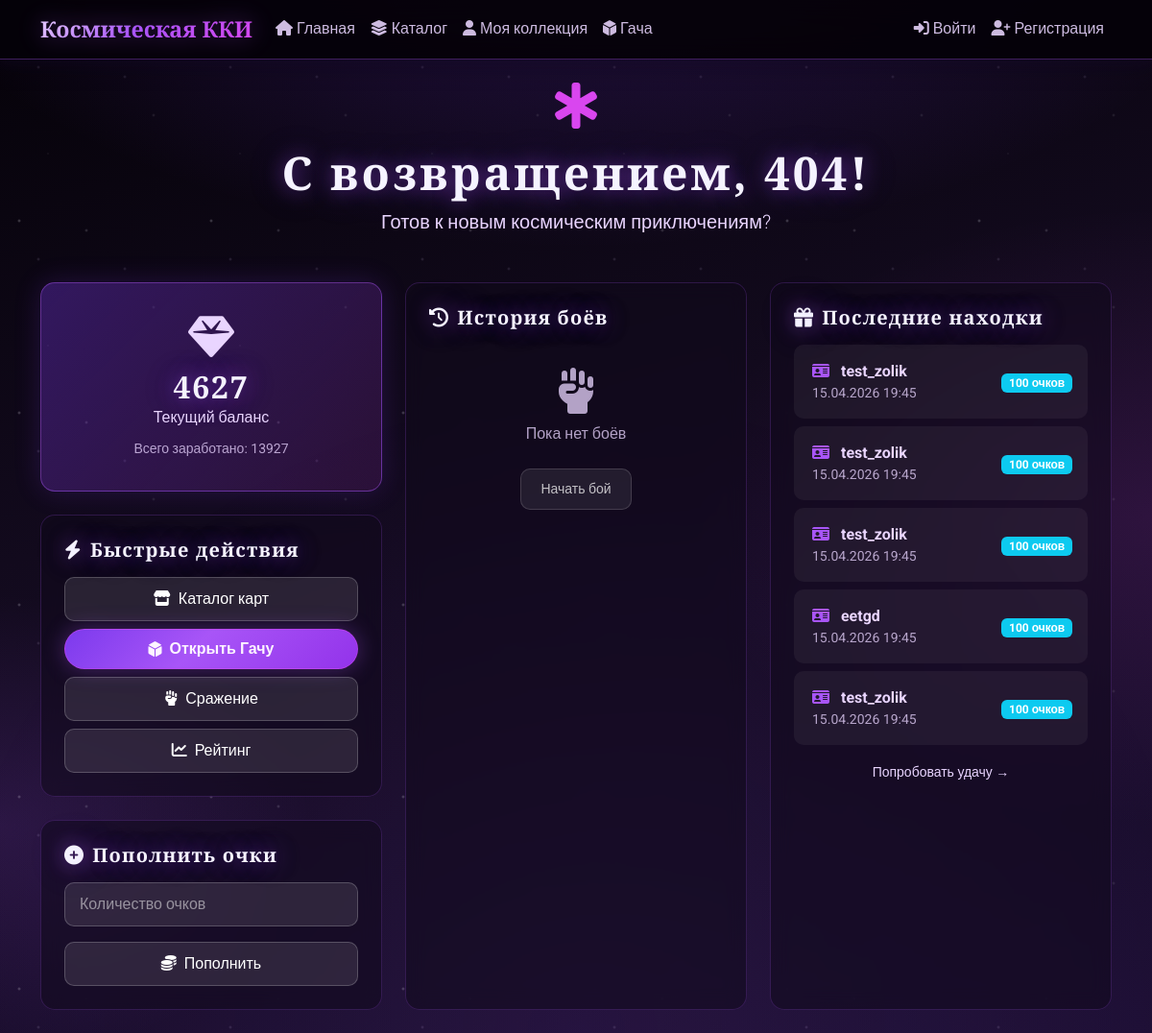
Before: /dashboard/ (signed in) with the older database file.
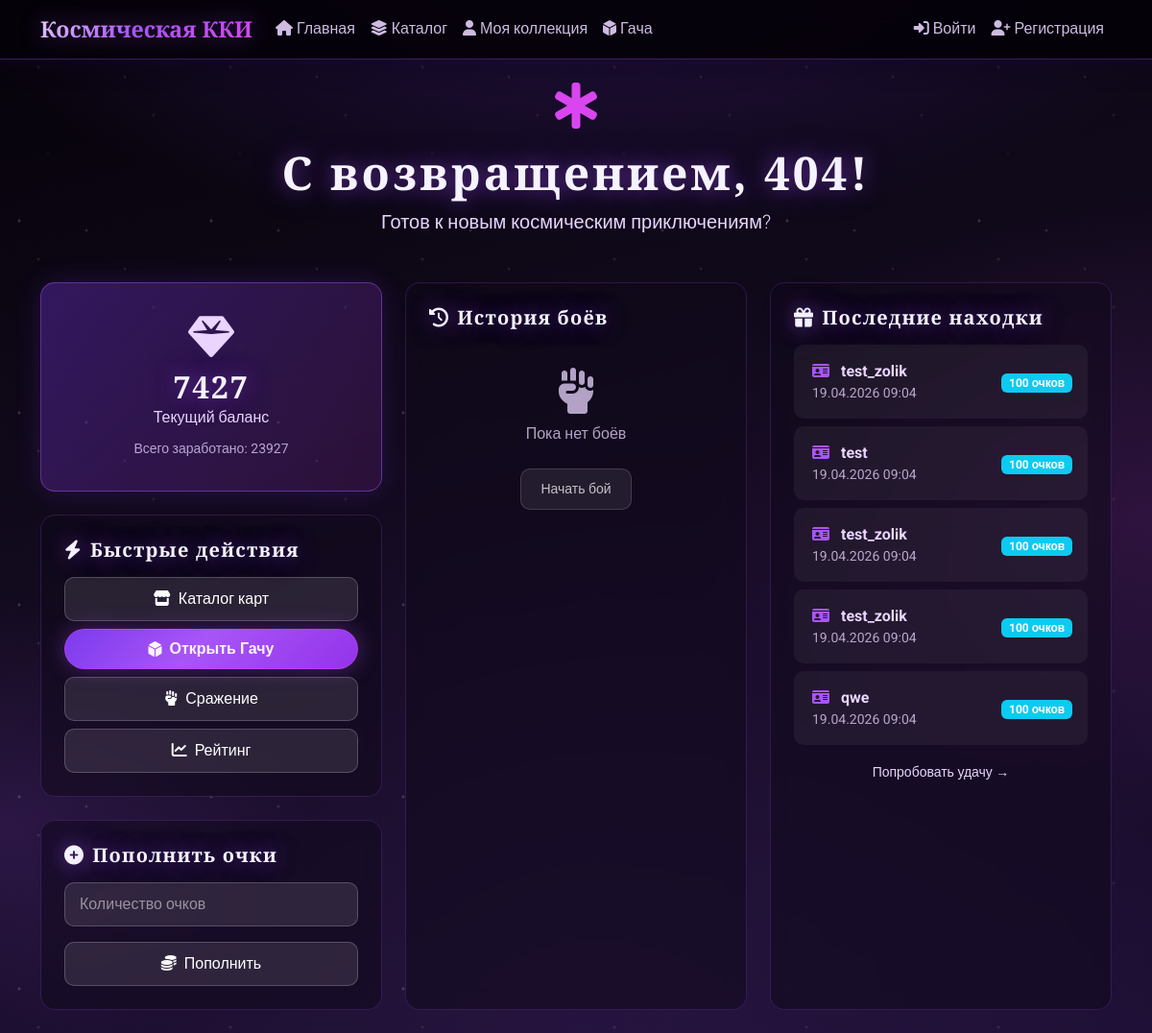
After: the same page with the newer database file.
### module_project/models.py (models this page shows, shortened)
class Users_System(models.Model):
    nikname = models.CharField(
        max_length=100,
        verbose_name="Никнейм",
        unique=True
    )
    name = models.CharField(
        max_length=100,
        verbose_name="Имя пользователя"
    )
    last_name = models.CharField(
        max_length=150,
        verbose_name="Фамилия пользователя"
    )
    password = models.CharField(
        max_length=100,
        verbose_name="Пароль"
    )
    created_at = models.DateTimeField(
        auto_now_add=True,
        verbose_name="Дата регистрации"
    )
    email = models.CharField(
        max_length=200,
        verbose_name="Почта пользователя"
    )
    total_points = models.IntegerField(
        default=0,
        verbose_name="Всего очков",
        validators=[MinValueValidator(0)]
    )
    current_points = models.IntegerField(
        default=0,
        verbose_name="Текущие очки",
        validators=[MinValueValidator(0)]
    )
    class Meta:
        verbose_name = "Пользователь"
        verbose_name_plural = "Пользователи"

class Gacha_History(models.Model):
    user = models.ForeignKey(
        Users_System,
        on_delete=models.CASCADE,
        related_name='gacha_history',
        verbose_name="Пользователь"
    )
    card = models.ForeignKey(
        Cards,
        on_delete=models.CASCADE,
        related_name='gacha_history',
        verbose_name="Полученная карточка"
    )
    points_spent = models.IntegerField(
        verbose_name="Потрачено очков",
        validators=[MinValueValidator(0)]
    )
    obtained_at = models.DateTimeField(
        auto_now_add=True,
        verbose_name="Дата получения"
    )
    class Meta:
        verbose_name = "История гачи"
        verbose_name_plural = "История гачи"
        ordering = ['-obtained_at']

class Cards(models.Model):
    title = models.CharField(
        max_length=100,
        verbose_name="Название карточки"
    )
    cover_image = models.ImageField(
        upload_to='covers_card/',
        verbose_name="Обложка карточки",
        blank=True,
        null=True
    )
    description = models.TextField(
        verbose_name="Описание",
        blank=True
    )
    created_at = models.DateTimeField(
        auto_now_add=True,
        verbose_name="Дата добавления"
    )
    strenth = models.IntegerField(
        verbose_name="Сила карты",
        null=True,
        blank=True,
        validators=[MinValueValidator(1), MaxValueValidator(9999)]
    )
    health = models.IntegerField(
        verbose_name="Жизни карты",
        null=True,
        blank=True,
        validators=[MinValueValidator(1), MaxValueValidator(9999)]
    )
    defence = models.IntegerField(
        verbose_name="Защита карты",
        null=True,
        blank=True,
        validators=[MinValueValidator(0), MaxValueValidator(9999)]
    )
    attribute = models.ForeignKey(
        Attribute,
        on_delete=models.SET_NULL,
        null=True,
        blank=True,
        related_name='cards',
        verbose_name="Атрибут карточки"
    )
    rarity = models.ForeignKey(
        Rarity,
        on_delete=models.SET_NULL,
        null=True,
        blank=True,
        related_name='cards',
        verbose_name="Редкость"
    )
    price_points = models.IntegerField(
        default=100,
        verbose_name="Цена в очках",
        validators=[MinValueValidator(10)]
    )
    author = models.ForeignKey(
        'Users_System',
        on_delete=models.SET_NULL,
        null=True,
        blank=True,
        related_name='authored_cards',
        verbose_name="Автор карточки"
    )
    is_active = models.BooleanField(
        default=True,
        verbose_name="Активна"
    )
    class Meta:
        verbose_name = "Карточка"
        verbose_name_plural = "Карточки"
        ordering = ['-created_at']

### module_project/views.py (the view, shortened to what this page needs)
# urls.py: path('dashboard/', views.dashboard, name='dashboard'),
def dashboard(request):
    if 'user_id' not in request.session:
        messages.warning(request, 'Пожалуйста, войдите в систему')
        return redirect('module_project:login')
    user = Users_System.objects.get(id=request.session['user_id'])
    total_cards = User_Inventory.objects.filter(user=user).count()
    favorite_cards = User_Inventory.objects.filter(user=user, is_favorite=True).count()
    equipped_cards = User_Inventory.objects.filter(user=user, is_equipped=True).count()
    recent_battles = Battle_History.objects.filter(user=user)[:5]
    wins = 0
    total_battles = 0
    win_rate = (wins / total_battles * 100) if total_battles > 0 else 0
    recent_gacha = Gacha_History.objects.filter(user=user).select_related('card')[:5]
    points_form = AddPointsForm()
    context = {
        'user': user,
        'total_cards': total_cards,
        'favorite_cards': favorite_cards,
        'equipped_cards': equipped_cards,
        'recent_battles': recent_battles,
        'recent_gacha': recent_gacha,
        'wins': wins,
        'total_battles': total_battles,
        'win_rate': round(win_rate, 1),
        'points_form': points_form,
    }
    return render(request, 'module_project/dashboard.html', context)

### module_project/forms.py
class AddPointsForm(forms.Form):
    points = forms.IntegerField(
        widget=forms.NumberInput(attrs={
            'class': 'form-control',
            'placeholder': 'Количество очков'
        }),
        label='Очки',
        min_value=1,
        max_value=10000
    )

### module_project/templates/module_project/dashboard.html (shortened to what the changed rows need)
{% extends 'module_project/base.html' %}
{% load static %}
{% block content %}
<div class="container py-4">
    <div class="text-center mb-5">
        <div class="welcome-icon mb-3">
            <i class="fas fa-star-of-life icon-welcome-star"></i>
        </div>
        <h1 class="display-5 fw-bold">С возвращением, {{ user.nikname }}!</h1>
        <p class="lead">Готов к новым космическим приключениям?</p>
    </div>
    <div class="row g-4">
        <div class="col-md-4">
            <div class="points-card text-center mb-4">
                <i class="fas fa-gem points-card__icon"></i>
                <h2 class="mt-2 mb-0">{{ user.current_points }}</h2>
                <p class="mb-2">Текущий баланс</p>
                <small class="opacity-75">Всего заработано: {{ user.total_points }}</small>
            </div>
        </div>
        <div class="col-md-4">
            <div class="sidebar p-4 h-100">
                {% if recent_gacha %}
                    {% for item in recent_gacha %}
                    <div class="history-item d-flex justify-content-between align-items-center">
                        <div>
                            <i class="fas fa-id-card me-2 icon-history-card"></i>
                            <strong>{{ item.card.title }}</strong>
                            <div class="small opacity-75">{{ item.obtained_at|date:"d.m.Y H:i" }}</div>
                        </div>
                        <div class="text-end">
                            <span class="badge bg-info">{{ item.points_spent }} очков</span>
                        </div>
                    </div>
                    {% endfor %}
                {% else %}
                    <div class="text-center py-4 opacity-75">
                        <i class="fas fa-dice-d6 icon-state-lg"></i>
                        <p class="mt-2">Пока нет карт</p>
                        <a href="{% url 'module_project:gacha' %}" class="btn btn-sm btn-action mt-2">Открыть гачу</a>
                    </div>
                {% endif %}
            </div>
        </div>
    </div>
</div>
{% endblock %}

Changed rows visible on the page:
no longer on this page (row unchanged): Gacha_History: card "test_zolik", obtained_at "15.04.2026 19:45", points_spent "100"
no longer on this page (row unchanged): Gacha_History: card "test_zolik", obtained_at "15.04.2026 19:45", points_spent "100"
no longer on this page (row unchanged): Gacha_History: card "test_zolik", obtained_at "15.04.2026 19:45", points_spent "100"
no longer on this page (row unchanged): Gacha_History: card "eetgd", obtained_at "15.04.2026 19:45", points_spent "100"
no longer on this page (row unchanged): Gacha_History: card "test_zolik", obtained_at "15.04.2026 19:45", points_spent "100"
changed Users_System: current_points "4627" → "7427"; total_points "13927" → "23927"
added Gacha_History: card "test_zolik", obtained_at "19.04.2026 09:04", points_spent "100"
added Gacha_History: card "test", obtained_at "19.04.2026 09:04", points_spent "100"
added Gacha_History: card "test_zolik", obtained_at "19.04.2026 09:04", points_spent "100"
added Gacha_History: card "test_zolik", obtained_at "19.04.2026 09:04", points_spent "100"
added Gacha_History: card "qwe", obtained_at "19.04.2026 09:04", points_spent "100"
